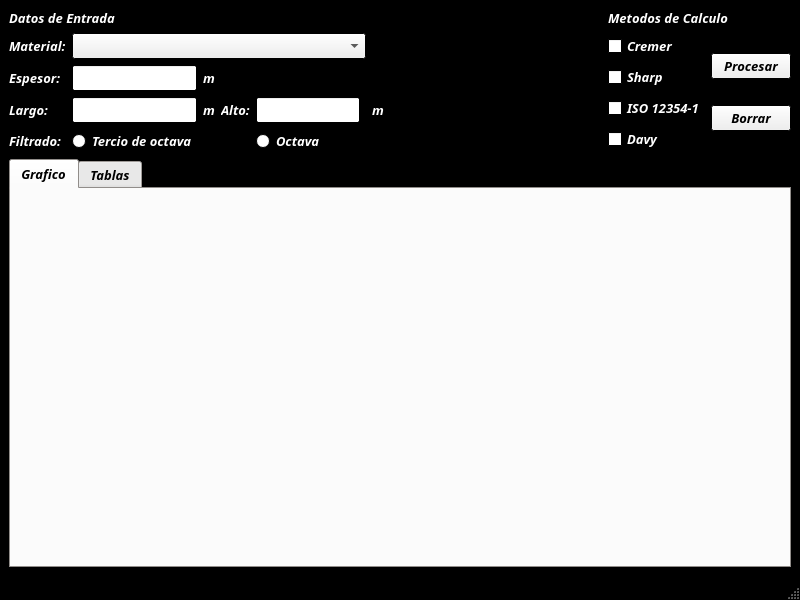
<?xml version="1.0" encoding="UTF-8"?>
<ui version="4.0">
 <class>MainWindow</class>
 <widget class="QMainWindow" name="MainWindow">
  <property name="geometry">
   <rect>
    <x>0</x>
    <y>0</y>
    <width>800</width>
    <height>600</height>
   </rect>
  </property>
  <property name="sizePolicy">
   <sizepolicy hsizetype="Preferred" vsizetype="Preferred">
    <horstretch>0</horstretch>
    <verstretch>0</verstretch>
   </sizepolicy>
  </property>
  <property name="minimumSize">
   <size>
    <width>800</width>
    <height>600</height>
   </size>
  </property>
  <property name="palette">
   <palette>
    <active>
     <colorrole role="WindowText">
      <brush brushstyle="SolidPattern">
       <color alpha="255">
        <red>255</red>
        <green>255</green>
        <blue>255</blue>
       </color>
      </brush>
     </colorrole>
     <colorrole role="Base">
      <brush brushstyle="SolidPattern">
       <color alpha="255">
        <red>255</red>
        <green>255</green>
        <blue>255</blue>
       </color>
      </brush>
     </colorrole>
     <colorrole role="Window">
      <brush brushstyle="SolidPattern">
       <color alpha="255">
        <red>0</red>
        <green>0</green>
        <blue>0</blue>
       </color>
      </brush>
     </colorrole>
    </active>
    <inactive>
     <colorrole role="WindowText">
      <brush brushstyle="SolidPattern">
       <color alpha="255">
        <red>255</red>
        <green>255</green>
        <blue>255</blue>
       </color>
      </brush>
     </colorrole>
     <colorrole role="Base">
      <brush brushstyle="SolidPattern">
       <color alpha="255">
        <red>255</red>
        <green>255</green>
        <blue>255</blue>
       </color>
      </brush>
     </colorrole>
     <colorrole role="Window">
      <brush brushstyle="SolidPattern">
       <color alpha="255">
        <red>0</red>
        <green>0</green>
        <blue>0</blue>
       </color>
      </brush>
     </colorrole>
    </inactive>
    <disabled>
     <colorrole role="WindowText">
      <brush brushstyle="SolidPattern">
       <color alpha="255">
        <red>190</red>
        <green>190</green>
        <blue>190</blue>
       </color>
      </brush>
     </colorrole>
     <colorrole role="Base">
      <brush brushstyle="SolidPattern">
       <color alpha="255">
        <red>0</red>
        <green>0</green>
        <blue>0</blue>
       </color>
      </brush>
     </colorrole>
     <colorrole role="Window">
      <brush brushstyle="SolidPattern">
       <color alpha="255">
        <red>0</red>
        <green>0</green>
        <blue>0</blue>
       </color>
      </brush>
     </colorrole>
    </disabled>
   </palette>
  </property>
  <property name="font">
   <font>
    <family>Sawasdee</family>
    <pointsize>10</pointsize>
    <weight>75</weight>
    <italic>true</italic>
    <bold>true</bold>
   </font>
  </property>
  <property name="windowTitle">
   <string>TP1 - Acustica 2</string>
  </property>
  <widget class="QWidget" name="mainwidget">
   <property name="minimumSize">
    <size>
     <width>798</width>
     <height>0</height>
    </size>
   </property>
   <layout class="QGridLayout" name="gridLayout_3">
    <item row="0" column="0">
     <layout class="QGridLayout" name="input_frame">
      <item row="0" column="0">
       <widget class="QLabel" name="label_title">
        <property name="text">
         <string>Datos de Entrada</string>
        </property>
       </widget>
      </item>
      <item row="0" column="1" colspan="2">
       <widget class="QLabel" name="label_title_2">
        <property name="text">
         <string>Metodos de Calculo</string>
        </property>
       </widget>
      </item>
      <item row="1" column="1">
       <layout class="QVBoxLayout" name="select_layout">
        <item>
         <widget class="QCheckBox" name="checkbox_cremer">
          <property name="text">
           <string>Cremer</string>
          </property>
         </widget>
        </item>
        <item>
         <widget class="QCheckBox" name="checkbox_sharp">
          <property name="text">
           <string>Sharp</string>
          </property>
         </widget>
        </item>
        <item>
         <widget class="QCheckBox" name="checkbox_iso">
          <property name="text">
           <string>ISO 12354-1</string>
          </property>
         </widget>
        </item>
        <item>
         <widget class="QCheckBox" name="checkbox_davy">
          <property name="text">
           <string>Davy</string>
          </property>
         </widget>
        </item>
       </layout>
      </item>
      <item row="1" column="2">
       <layout class="QVBoxLayout" name="process_layout">
        <item>
         <widget class="QPushButton" name="button_process">
          <property name="text">
           <string>Procesar</string>
          </property>
         </widget>
        </item>
        <item>
         <widget class="QPushButton" name="button_clear">
          <property name="text">
           <string>Borrar</string>
          </property>
         </widget>
        </item>
       </layout>
      </item>
      <item row="1" column="0">
       <layout class="QGridLayout" name="input_layout">
        <item row="1" column="0">
         <widget class="QLabel" name="label_thick">
          <property name="text">
           <string>Espesor:</string>
          </property>
         </widget>
        </item>
        <item row="3" column="0">
         <widget class="QLabel" name="label_filt">
          <property name="text">
           <string>Filtrado:</string>
          </property>
         </widget>
        </item>
        <item row="2" column="2">
         <widget class="QLabel" name="label_unit_2">
          <property name="text">
           <string>m</string>
          </property>
         </widget>
        </item>
        <item row="2" column="1">
         <widget class="QLineEdit" name="input_lx"/>
        </item>
        <item row="2" column="6">
         <widget class="QLabel" name="label_unit">
          <property name="text">
           <string>m</string>
          </property>
         </widget>
        </item>
        <item row="2" column="0">
         <widget class="QLabel" name="label_lx">
          <property name="text">
           <string>Largo:</string>
          </property>
         </widget>
        </item>
        <item row="1" column="2">
         <widget class="QLabel" name="label_unit_1">
          <property name="text">
           <string>m</string>
          </property>
         </widget>
        </item>
        <item row="1" column="1">
         <widget class="QLineEdit" name="input_thick"/>
        </item>
        <item row="0" column="1" colspan="5">
         <widget class="QComboBox" name="cb_material"/>
        </item>
        <item row="2" column="3">
         <widget class="QLabel" name="label_ly">
          <property name="text">
           <string>Alto:</string>
          </property>
         </widget>
        </item>
        <item row="3" column="4">
         <widget class="QRadioButton" name="radio_octave">
          <property name="text">
           <string>Octava</string>
          </property>
         </widget>
        </item>
        <item row="0" column="6">
         <spacer name="horizontalSpacer_2">
          <property name="orientation">
           <enum>Qt::Horizontal</enum>
          </property>
          <property name="sizeHint" stdset="0">
           <size>
            <width>250</width>
            <height>20</height>
           </size>
          </property>
         </spacer>
        </item>
        <item row="0" column="0">
         <widget class="QLabel" name="label_material">
          <property name="text">
           <string>Material:</string>
          </property>
         </widget>
        </item>
        <item row="2" column="4">
         <widget class="QLineEdit" name="input_ly"/>
        </item>
        <item row="3" column="1">
         <widget class="QRadioButton" name="radio_third">
          <property name="text">
           <string>Tercio de octava</string>
          </property>
         </widget>
        </item>
       </layout>
      </item>
     </layout>
    </item>
    <item row="1" column="0">
     <widget class="QTabWidget" name="output_tabs">
      <property name="palette">
       <palette>
        <active>
         <colorrole role="WindowText">
          <brush brushstyle="SolidPattern">
           <color alpha="255">
            <red>0</red>
            <green>0</green>
            <blue>0</blue>
           </color>
          </brush>
         </colorrole>
         <colorrole role="Base">
          <brush brushstyle="SolidPattern">
           <color alpha="255">
            <red>255</red>
            <green>255</green>
            <blue>255</blue>
           </color>
          </brush>
         </colorrole>
         <colorrole role="Window">
          <brush brushstyle="SolidPattern">
           <color alpha="255">
            <red>203</red>
            <green>197</green>
            <blue>193</blue>
           </color>
          </brush>
         </colorrole>
        </active>
        <inactive>
         <colorrole role="WindowText">
          <brush brushstyle="SolidPattern">
           <color alpha="255">
            <red>0</red>
            <green>0</green>
            <blue>0</blue>
           </color>
          </brush>
         </colorrole>
         <colorrole role="Base">
          <brush brushstyle="SolidPattern">
           <color alpha="255">
            <red>255</red>
            <green>255</green>
            <blue>255</blue>
           </color>
          </brush>
         </colorrole>
         <colorrole role="Window">
          <brush brushstyle="SolidPattern">
           <color alpha="255">
            <red>203</red>
            <green>197</green>
            <blue>193</blue>
           </color>
          </brush>
         </colorrole>
        </inactive>
        <disabled>
         <colorrole role="WindowText">
          <brush brushstyle="SolidPattern">
           <color alpha="255">
            <red>190</red>
            <green>190</green>
            <blue>190</blue>
           </color>
          </brush>
         </colorrole>
         <colorrole role="Base">
          <brush brushstyle="SolidPattern">
           <color alpha="255">
            <red>203</red>
            <green>197</green>
            <blue>193</blue>
           </color>
          </brush>
         </colorrole>
         <colorrole role="Window">
          <brush brushstyle="SolidPattern">
           <color alpha="255">
            <red>203</red>
            <green>197</green>
            <blue>193</blue>
           </color>
          </brush>
         </colorrole>
        </disabled>
       </palette>
      </property>
      <property name="currentIndex">
       <number>0</number>
      </property>
      <widget class="QWidget" name="plot_tab">
       <attribute name="title">
        <string>Grafico</string>
       </attribute>
       <widget class="MplWidget" name="MplWidget" native="true">
        <property name="geometry">
         <rect>
          <x>9</x>
          <y>10</y>
          <width>761</width>
          <height>351</height>
         </rect>
        </property>
       </widget>
      </widget>
      <widget class="QWidget" name="table_tab">
       <attribute name="title">
        <string>Tablas</string>
       </attribute>
       <layout class="QGridLayout" name="gridLayout_2">
        <item row="1" column="1">
         <widget class="QLineEdit" name="show_fc">
          <property name="readOnly">
           <bool>true</bool>
          </property>
         </widget>
        </item>
        <item row="0" column="0" colspan="5">
         <widget class="QTableView" name="table_R"/>
        </item>
        <item row="1" column="0">
         <widget class="QLabel" name="label_fc">
          <property name="text">
           <string>Frecuencia Critica:</string>
          </property>
         </widget>
        </item>
        <item row="1" column="2">
         <widget class="QLabel" name="label_unit_3">
          <property name="text">
           <string>Hz</string>
          </property>
         </widget>
        </item>
        <item row="1" column="4">
         <widget class="QPushButton" name="button_export">
          <property name="text">
           <string>Exportar...</string>
          </property>
         </widget>
        </item>
        <item row="2" column="0">
         <widget class="QLabel" name="label_fd">
          <property name="text">
           <string>Frecuencia de Densidad:</string>
          </property>
         </widget>
        </item>
        <item row="2" column="2">
         <widget class="QLabel" name="label_unit_4">
          <property name="text">
           <string>Hz</string>
          </property>
         </widget>
        </item>
        <item row="2" column="1">
         <widget class="QLineEdit" name="show_fd">
          <property name="readOnly">
           <bool>true</bool>
          </property>
         </widget>
        </item>
        <item row="1" column="3">
         <spacer name="horizontalSpacer">
          <property name="orientation">
           <enum>Qt::Horizontal</enum>
          </property>
          <property name="sizeHint" stdset="0">
           <size>
            <width>450</width>
            <height>20</height>
           </size>
          </property>
         </spacer>
        </item>
       </layout>
      </widget>
     </widget>
    </item>
   </layout>
  </widget>
  <widget class="QStatusBar" name="statusbar"/>
 </widget>
 <customwidgets>
  <customwidget>
   <class>MplWidget</class>
   <extends>QWidget</extends>
   <header>mplwidget.h</header>
   <container>1</container>
  </customwidget>
 </customwidgets>
 <resources/>
 <connections/>
</ui>
